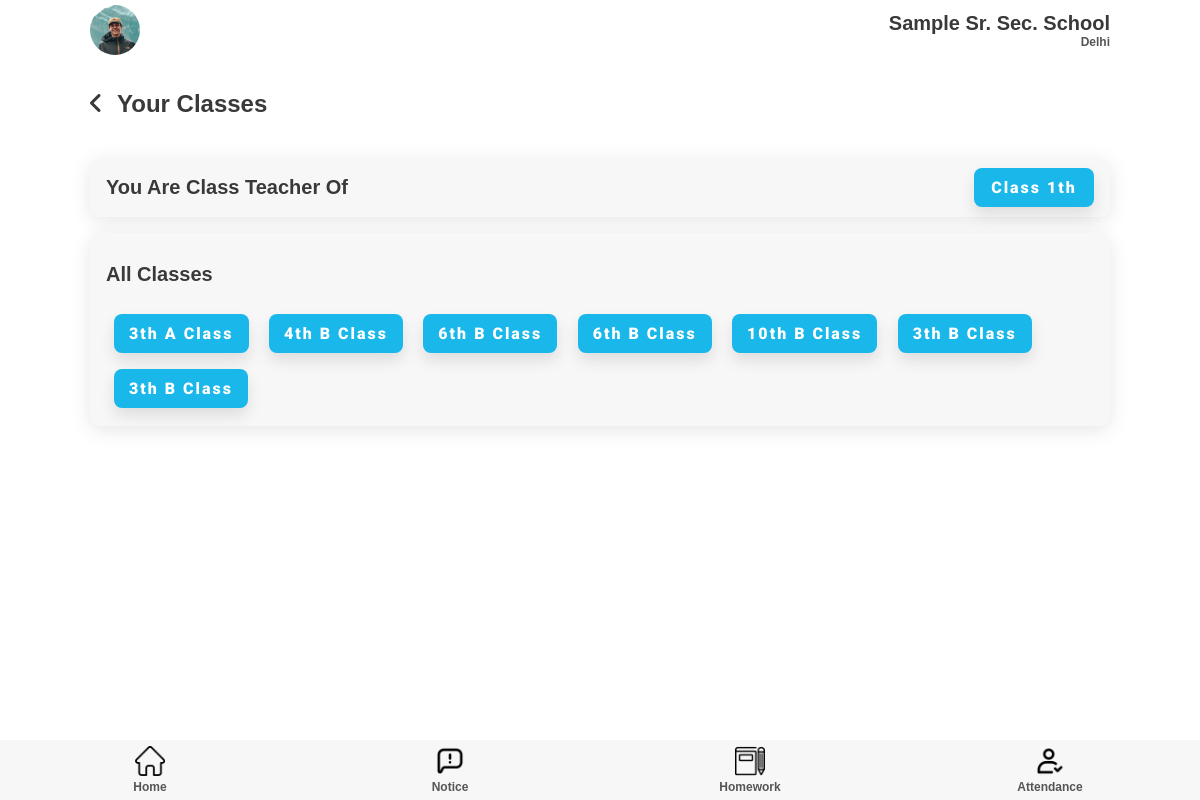
Screenshot of /teacher/yourClasses/ (signed in) with the database file from the repository.
### teacher/models.py (models this page shows)
class classSection(models.Model):
    Class = models.IntegerField()
    section = models.CharField(max_length=50)
    teacher = models.OneToOneField(teacher, on_delete=models.PROTECT)

class subject(models.Model):
    subject = models.CharField(max_length=50)
    Class = models.ForeignKey(classSection, on_delete=models.PROTECT)
    teacher = models.ForeignKey(teacher, on_delete=models.PROTECT)

### teacher/views.py (the view)
# urls.py: path('yourClasses/', views.YourClasses, name = 'yourClasses'),
def YourClasses(request):
    try:
        classTeacher = classSection.objects.get(teacher=request.user.id)
    except:
        classTeacher = None
    try:
        classes = subject.objects.filter(teacher=request.user.id)
    except:
        classes = None
    print(classTeacher)
    print(classes)
    return render(request, 'YourClasses.html', {'class': classTeacher, 'classes': classes})

### templates/teacher/YourClasses.html
{% extends 'attendance.html' %} {% load static %} {% block extra-head %}
<link rel="stylesheet" href="{% static '/css/style.css' %}" />
<link rel="stylesheet" href="{% static '/css/YourClasses.css' %}" />
{% endblock extra-head %} {% block content %} {% if msg %} {{ msg }} {% else %}
<section id="main">
  <div class="class-heading">
    <span><i class="fas fa-angle-left"></i></span>
    <h1>Your Classes</h1>
  </div>
  {% if class is not None %}
  <section class="class-teacher">
    <div class="component-back">
      <h2>You are class teacher of</h2>
      <a href="{% url 'teacher:addStudent' class.id %}"
        ><button class="btn btn-md">Class {{ class.Class }}th</button></a
      >
    </div>
  </section>
  {% else %} You are not class teacher of any class. {% endif %}
  <section class="All-classes">
    <div class="component-back">
      <div class="all-class-heading"><h2>All classes</h2></div>
      <div class="all-class-buttons">
        {% for class in classes %}
        <a href="{% url 'teacher:classStudentList' class.Class.id %}"
          ><button class="btn btn-md class-btn">
            {{class.Class.Class}}th {% if class.id %}{{class.Class.section}}
            Class{% endif %}
          </button></a
        >
        {% endfor %}
      </div>
    </div>
  </section>
</section>
{% endif %} {% endblock content %}

### static/css/style.css (style rules this page uses)
:root { --dark-green: #1ab7ea; --light-green: #9cdabd; --dark-red: #fb3f4a; --light-red: #fb878e; --light-red: #2196f3; --light-grey: #f7f7f8; --dark-grey: #e7e7e8; --dark: #393939; --faded: #555555; --center-width: 85%; }
* { box-sizing: border-box; margin: 0; padding: 0; }
body { font-family: "Arial", sans-serif; -webkit-font-smoothing: antialiased; }
a { text-decoration: none; }
* { margin: 0; padding: 0; }
#main { margin: auto; margin-bottom: 60px; width: 100%; background-color: #fff; }
.menu-list, .component-back { background-color: var(--light-grey); border-radius: 10px; display: flex; justify-content: space-between; align-items: center; margin: 1em 0; padding: 10px 16px; transition: all 0.5s ease 0s; box-shadow: 0px 4px 20px rgba(0, 0, 0, 0.1); }
.btn { display: inline-block; background: var(--dark-green); color: #fff; padding: 10px 15px; min-width: 120px; font-size: 1rem; text-align: center; border: none; cursor: pointer; outline: none; box-shadow: 0px 8px 15px rgba(0, 0, 0, 0.1); transition: all 0.3s ease 0s; border-radius: 8px; letter-spacing: 2px; font-family: "Roboto", sans-serif; font-weight: 900; }
.btn-md { font-size: 1rem; }
h1 { color: var(--dark); text-transform: capitalize; font-size: 24px; font-weight: 600; }
h2 { color: var(--dark); text-transform: capitalize; font-size: 20px; font-weight: 600; }

### static/css/YourClasses.css (style rules this page uses)
.class-heading { width: 85%; margin: 0 auto 40px; display: flex; align-items: center; }
.class-heading h1 { margin-left: 15px; }
.class-heading span { font-size: 24px; color: #393939; }
.class-teacher, .All-classes { width: 85%; margin: 10px auto; }
.All-classes .component-back { display: block; }
.all-class-heading { margin: 20px 0; }
.all-class-buttons { align-items: center; }
.class-btn { margin: 0.5em; background: var(#393939); }

### rows the page displays
classSection: Class "1"
subject: Class.Class "3", Class.section "A"
subject: Class.Class "4", Class.section "B"
subject: Class.Class "6", Class.section "B"
subject: Class.Class "6", Class.section "B"
subject: Class.Class "10", Class.section "B"
subject: Class.Class "3", Class.section "B"
subject: Class.Class "3", Class.section "B"
